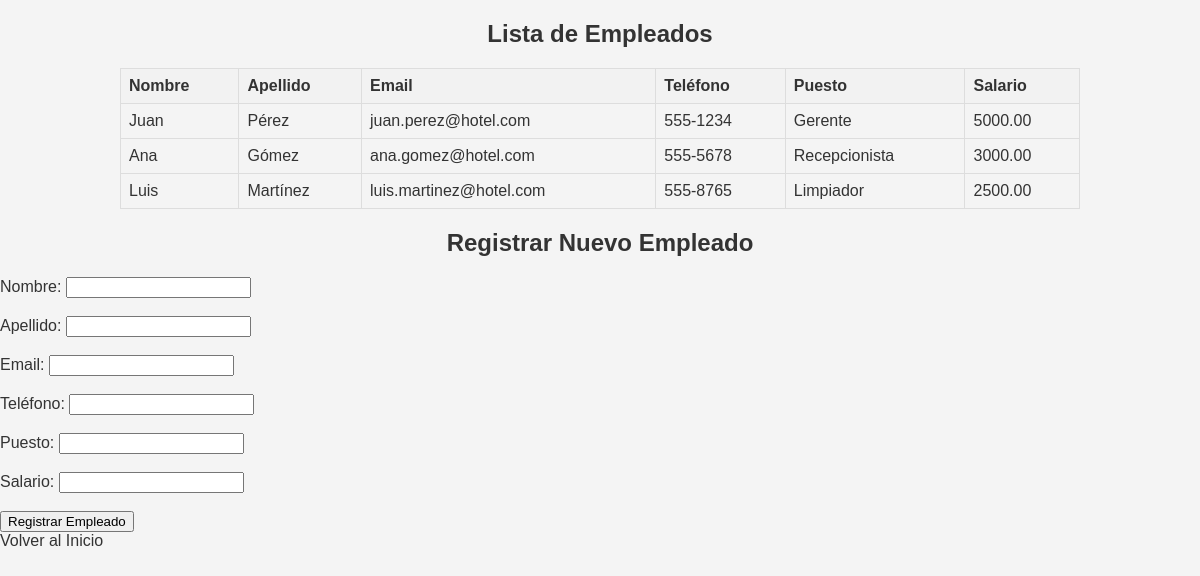
The app's page /empleados.php with its own data.
### tables this page shows
CREATE TABLE empleado (
    empleado_id INT AUTO_INCREMENT PRIMARY KEY,
    nombre VARCHAR(50) NOT NULL,
    apellido VARCHAR(50) NOT NULL,
    email VARCHAR(100),
    telefono VARCHAR(20),
    puesto VARCHAR(50),
    salario DECIMAL(10, 2)
);

### empleados.php (the view, shortened to what this page needs)
<!DOCTYPE html>
<html lang="es">
<head>
    <link rel="stylesheet" href="style.css">
</head>
<body>
    <h2>Lista de Empleados</h2>
    <table>
        <tr>
            <th>Nombre</th>
            <th>Apellido</th>
            <th>Email</th>
            <th>Teléfono</th>
            <th>Puesto</th>
            <th>Salario</th>
        </tr>
        <?php
        $servername = "localhost";
        $username = "root";
        $password = "";
        $dbname = "gestion_hotel";
        $conn = new mysqli($servername, $username, $password, $dbname);
        $sql = "SELECT nombre, apellido, email, telefono, puesto, salario FROM empleado";
        $result = $conn->query($sql);
        if ($result->num_rows > 0) {
            while($row = $result->fetch_assoc()) {
                echo "<tr><td>" . $row["nombre"]. "</td><td>" . $row["apellido"]. "</td><td>" . $row["email"]. "</td><td>" . $row["telefono"]. "</td><td>" . $row["puesto"]. "</td><td>" . $row["salario"]. "</td></tr>";
            }
        } else {
            echo "<tr><td colspan='6'>No hay empleados</td></tr>";
        }
        ?>
    </table>
    <h2>Registrar Nuevo Empleado</h2>
    <form action="registrar_empleado.php" method="POST">
        <label for="nombre">Nombre:</label>
        <input type="text" id="nombre" name="nombre" required><br><br>
        <label for="apellido">Apellido:</label>
        <input type="text" id="apellido" name="apellido" required><br><br>
        <label for="email">Email:</label>
        <input type="email" id="email" name="email" required><br><br>
        <label for="telefono">Teléfono:</label>
        <input type="text" id="telefono" name="telefono" required><br><br>
        <label for="puesto">Puesto:</label>
        <input type="text" id="puesto" name="puesto" required><br><br>
        <label for="salario">Salario:</label>
        <input type="text" id="salario" name="salario" required><br><br>
        <input type="submit" value="Registrar Empleado">
    </form>
    <a href="index.php">Volver al Inicio</a>
</body>
</html>

### style.css (style rules this page uses)
body { font-family: Arial, sans-serif; background-color: #f4f4f4; color: #333; margin: 0; padding: 0; }
h1, h2 { text-align: center; }
a { text-decoration: none; color: #333; }
table { margin: 20px auto; border-collapse: collapse; width: 80%; }
table, th, td { border: 1px solid #ddd; }
th, td { padding: 8px; text-align: left; }
th { background-color: #f2f2f2; }

### records on screen
empleado: nombre "Juan", apellido "Pérez", email "juan.perez@hotel.com", telefono "555-1234", puesto "Gerente", salario "5000.00"
empleado: nombre "Ana", apellido "Gómez", email "ana.gomez@hotel.com", telefono "555-5678", puesto "Recepcionista", salario "3000.00"
empleado: nombre "Luis", apellido "Martínez", email "luis.martinez@hotel.com", telefono "555-8765", puesto "Limpiador", salario "2500.00"
